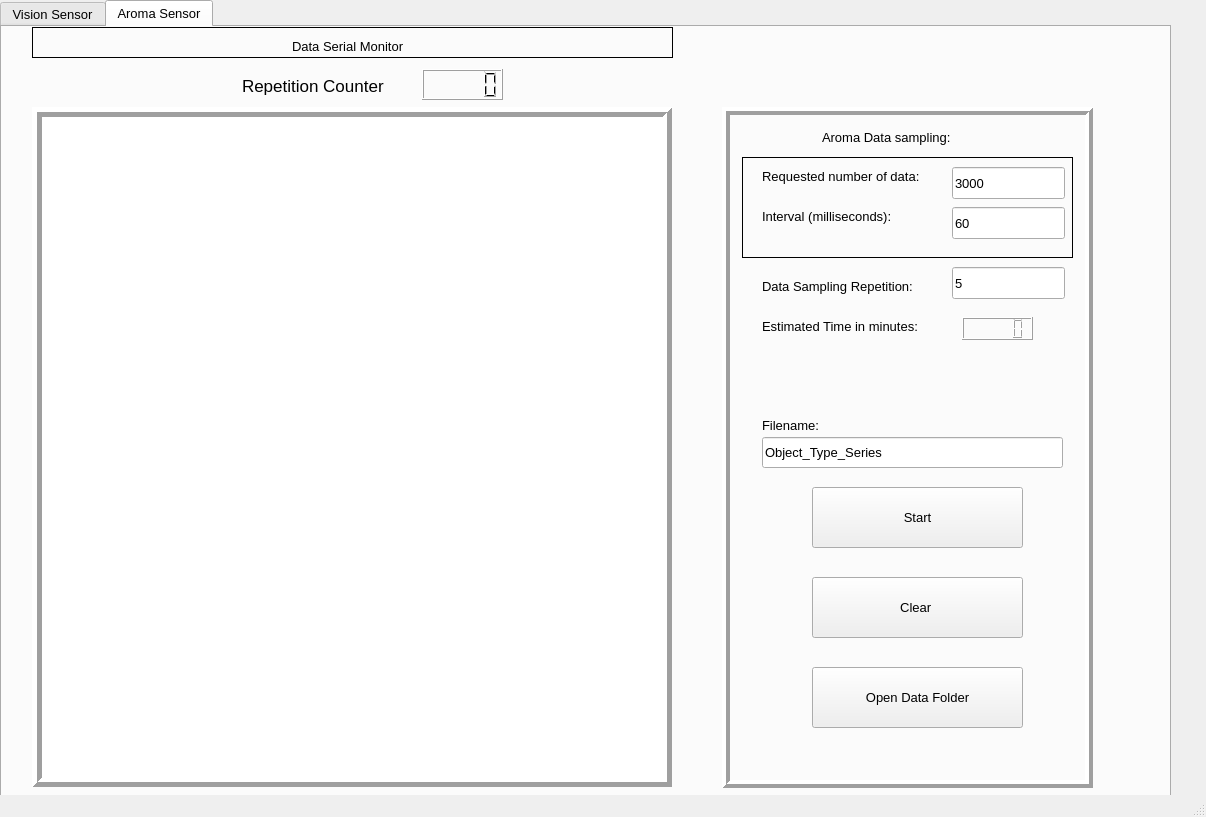
<?xml version="1.0" encoding="UTF-8"?>
<ui version="4.0">
 <class>MainWindow</class>
 <widget class="QMainWindow" name="MainWindow">
  <property name="geometry">
   <rect>
    <x>0</x>
    <y>0</y>
    <width>1206</width>
    <height>817</height>
   </rect>
  </property>
  <property name="sizePolicy">
   <sizepolicy hsizetype="MinimumExpanding" vsizetype="MinimumExpanding">
    <horstretch>0</horstretch>
    <verstretch>0</verstretch>
   </sizepolicy>
  </property>
  <property name="font">
   <font>
    <pointsize>10</pointsize>
   </font>
  </property>
  <property name="tabletTracking">
   <bool>false</bool>
  </property>
  <property name="windowTitle">
   <string>INSTeaD - Integrated Sensors for Tea Quality Detection - Version 1.0.</string>
  </property>
  <property name="windowIcon">
   <iconset>
    <normaloff>logo.png</normaloff>logo.png</iconset>
  </property>
  <widget class="QWidget" name="centralwidget">
   <widget class="QPushButton" name="button1_4">
    <property name="geometry">
     <rect>
      <x>840</x>
      <y>1170</y>
      <width>88</width>
      <height>34</height>
     </rect>
    </property>
    <property name="text">
     <string>Open</string>
    </property>
   </widget>
   <widget class="QLabel" name="label_23">
    <property name="geometry">
     <rect>
      <x>870</x>
      <y>1140</y>
      <width>31</width>
      <height>18</height>
     </rect>
    </property>
    <property name="text">
     <string>Crop</string>
    </property>
   </widget>
   <widget class="QTabWidget" name="tabWidget">
    <property name="geometry">
     <rect>
      <x>0</x>
      <y>0</y>
      <width>1171</width>
      <height>821</height>
     </rect>
    </property>
    <property name="currentIndex">
     <number>1</number>
    </property>
    <widget class="QWidget" name="tab">
     <attribute name="title">
      <string>Vision Sensor</string>
     </attribute>
     <widget class="QLabel" name="label_2">
      <property name="geometry">
       <rect>
        <x>300</x>
        <y>10</y>
        <width>131</width>
        <height>18</height>
       </rect>
      </property>
      <property name="text">
       <string>Camera Display</string>
      </property>
      <property name="alignment">
       <set>Qt::AlignCenter</set>
      </property>
     </widget>
     <widget class="QFrame" name="frame">
      <property name="geometry">
       <rect>
        <x>30</x>
        <y>40</y>
        <width>640</width>
        <height>680</height>
       </rect>
      </property>
      <property name="frameShape">
       <enum>QFrame::Box</enum>
      </property>
      <property name="frameShadow">
       <enum>QFrame::Raised</enum>
      </property>
      <property name="lineWidth">
       <number>5</number>
      </property>
      <property name="midLineWidth">
       <number>0</number>
      </property>
     </widget>
     <widget class="QFrame" name="frame_3">
      <property name="geometry">
       <rect>
        <x>720</x>
        <y>290</y>
        <width>261</width>
        <height>281</height>
       </rect>
      </property>
      <property name="autoFillBackground">
       <bool>true</bool>
      </property>
      <property name="frameShape">
       <enum>QFrame::Box</enum>
      </property>
      <property name="frameShadow">
       <enum>QFrame::Raised</enum>
      </property>
      <property name="lineWidth">
       <number>4</number>
      </property>
      <widget class="QLabel" name="label_12">
       <property name="geometry">
        <rect>
         <x>80</x>
         <y>10</y>
         <width>171</width>
         <height>16</height>
        </rect>
       </property>
       <property name="text">
        <string>Object Filename</string>
       </property>
      </widget>
      <widget class="QPushButton" name="snapButton">
       <property name="geometry">
        <rect>
         <x>70</x>
         <y>130</y>
         <width>121</width>
         <height>34</height>
        </rect>
       </property>
       <property name="text">
        <string>Take Picture</string>
       </property>
      </widget>
      <widget class="QLineEdit" name="fileName">
       <property name="geometry">
        <rect>
         <x>20</x>
         <y>80</y>
         <width>181</width>
         <height>20</height>
        </rect>
       </property>
       <property name="text">
        <string>ObjectType_Series</string>
       </property>
      </widget>
      <widget class="QLabel" name="label_5">
       <property name="geometry">
        <rect>
         <x>20</x>
         <y>60</y>
         <width>231</width>
         <height>16</height>
        </rect>
       </property>
       <property name="text">
        <string>Filename </string>
       </property>
      </widget>
      <widget class="QPushButton" name="open_folder_2">
       <property name="geometry">
        <rect>
         <x>30</x>
         <y>190</y>
         <width>211</width>
         <height>51</height>
        </rect>
       </property>
       <property name="text">
        <string>Open Data Folder</string>
       </property>
      </widget>
     </widget>
     <widget class="QFrame" name="frame_7">
      <property name="geometry">
       <rect>
        <x>720</x>
        <y>40</y>
        <width>261</width>
        <height>231</height>
       </rect>
      </property>
      <property name="autoFillBackground">
       <bool>true</bool>
      </property>
      <property name="frameShape">
       <enum>QFrame::Box</enum>
      </property>
      <property name="frameShadow">
       <enum>QFrame::Raised</enum>
      </property>
      <property name="lineWidth">
       <number>4</number>
      </property>
      <widget class="QLabel" name="label_13">
       <property name="geometry">
        <rect>
         <x>80</x>
         <y>10</y>
         <width>131</width>
         <height>16</height>
        </rect>
       </property>
       <property name="text">
        <string>Vision Device</string>
       </property>
      </widget>
      <widget class="QPushButton" name="startButton">
       <property name="geometry">
        <rect>
         <x>90</x>
         <y>160</y>
         <width>121</width>
         <height>34</height>
        </rect>
       </property>
       <property name="text">
        <string>Freeze</string>
       </property>
      </widget>
      <widget class="QPushButton" name="startButton_2">
       <property name="geometry">
        <rect>
         <x>90</x>
         <y>120</y>
         <width>121</width>
         <height>34</height>
        </rect>
       </property>
       <property name="text">
        <string>Start</string>
       </property>
      </widget>
      <widget class="QPushButton" name="camConfig">
       <property name="geometry">
        <rect>
         <x>90</x>
         <y>70</y>
         <width>121</width>
         <height>34</height>
        </rect>
       </property>
       <property name="text">
        <string>Configuration</string>
       </property>
      </widget>
      <widget class="QComboBox" name="cameraSelect">
       <property name="geometry">
        <rect>
         <x>90</x>
         <y>40</y>
         <width>121</width>
         <height>22</height>
        </rect>
       </property>
       <item>
        <property name="text">
         <string>Camera 1</string>
        </property>
       </item>
       <item>
        <property name="text">
         <string>Camera 2</string>
        </property>
       </item>
       <item>
        <property name="text">
         <string>Camera 3</string>
        </property>
       </item>
      </widget>
      <widget class="QLabel" name="label_22">
       <property name="geometry">
        <rect>
         <x>20</x>
         <y>40</y>
         <width>61</width>
         <height>25</height>
        </rect>
       </property>
       <property name="text">
        <string>Device:</string>
       </property>
      </widget>
     </widget>
     <widget class="QFrame" name="frame_2">
      <property name="geometry">
       <rect>
        <x>30</x>
        <y>10</y>
        <width>641</width>
        <height>21</height>
       </rect>
      </property>
      <property name="frameShape">
       <enum>QFrame::Box</enum>
      </property>
      <property name="frameShadow">
       <enum>QFrame::Raised</enum>
      </property>
      <property name="lineWidth">
       <number>1</number>
      </property>
     </widget>
    </widget>
    <widget class="QWidget" name="tab_2">
     <attribute name="title">
      <string>Aroma Sensor</string>
     </attribute>
     <widget class="QLabel" name="label_29">
      <property name="geometry">
       <rect>
        <x>290</x>
        <y>10</y>
        <width>171</width>
        <height>18</height>
       </rect>
      </property>
      <property name="text">
       <string>Data Serial Monitor</string>
      </property>
     </widget>
     <widget class="QTextEdit" name="log_display">
      <property name="geometry">
       <rect>
        <x>30</x>
        <y>80</y>
        <width>640</width>
        <height>680</height>
       </rect>
      </property>
      <property name="frameShape">
       <enum>QFrame::Box</enum>
      </property>
      <property name="frameShadow">
       <enum>QFrame::Raised</enum>
      </property>
      <property name="lineWidth">
       <number>5</number>
      </property>
     </widget>
     <widget class="QLCDNumber" name="repetition_times">
      <property name="geometry">
       <rect>
        <x>420</x>
        <y>42</y>
        <width>81</width>
        <height>31</height>
       </rect>
      </property>
     </widget>
     <widget class="QLabel" name="label_35">
      <property name="geometry">
       <rect>
        <x>240</x>
        <y>50</y>
        <width>181</width>
        <height>18</height>
       </rect>
      </property>
      <property name="font">
       <font>
        <pointsize>13</pointsize>
       </font>
      </property>
      <property name="text">
       <string>Repetition Counter</string>
      </property>
     </widget>
     <widget class="QFrame" name="frame_5">
      <property name="geometry">
       <rect>
        <x>30</x>
        <y>0</y>
        <width>641</width>
        <height>31</height>
       </rect>
      </property>
      <property name="frameShape">
       <enum>QFrame::Box</enum>
      </property>
      <property name="frameShadow">
       <enum>QFrame::Plain</enum>
      </property>
      <property name="lineWidth">
       <number>1</number>
      </property>
     </widget>
     <widget class="QFrame" name="frame_6">
      <property name="geometry">
       <rect>
        <x>720</x>
        <y>80</y>
        <width>371</width>
        <height>681</height>
       </rect>
      </property>
      <property name="frameShape">
       <enum>QFrame::Box</enum>
      </property>
      <property name="frameShadow">
       <enum>QFrame::Raised</enum>
      </property>
      <property name="lineWidth">
       <number>4</number>
      </property>
      <widget class="QLineEdit" name="repetition_input">
       <property name="geometry">
        <rect>
         <x>230</x>
         <y>160</y>
         <width>113</width>
         <height>32</height>
        </rect>
       </property>
       <property name="text">
        <string>5</string>
       </property>
      </widget>
      <widget class="QLabel" name="label_34">
       <property name="geometry">
        <rect>
         <x>40</x>
         <y>170</y>
         <width>181</width>
         <height>18</height>
        </rect>
       </property>
       <property name="text">
        <string>Data Sampling Repetition:</string>
       </property>
      </widget>
      <widget class="QLabel" name="label_28">
       <property name="geometry">
        <rect>
         <x>100</x>
         <y>20</y>
         <width>161</width>
         <height>20</height>
        </rect>
       </property>
       <property name="text">
        <string>Aroma Data sampling:</string>
       </property>
      </widget>
      <widget class="QFrame" name="frame_8">
       <property name="geometry">
        <rect>
         <x>20</x>
         <y>50</y>
         <width>331</width>
         <height>101</height>
        </rect>
       </property>
       <property name="frameShape">
        <enum>QFrame::Box</enum>
       </property>
       <property name="frameShadow">
        <enum>QFrame::Plain</enum>
       </property>
       <widget class="QLineEdit" name="delay_input">
        <property name="geometry">
         <rect>
          <x>210</x>
          <y>50</y>
          <width>113</width>
          <height>32</height>
         </rect>
        </property>
        <property name="text">
         <string>60</string>
        </property>
       </widget>
       <widget class="QLineEdit" name="amount_input">
        <property name="geometry">
         <rect>
          <x>210</x>
          <y>10</y>
          <width>113</width>
          <height>32</height>
         </rect>
        </property>
        <property name="text">
         <string>3000</string>
        </property>
       </widget>
       <widget class="QLabel" name="label_33">
        <property name="geometry">
         <rect>
          <x>20</x>
          <y>10</y>
          <width>201</width>
          <height>18</height>
         </rect>
        </property>
        <property name="text">
         <string>Requested number of data:</string>
        </property>
       </widget>
       <widget class="QLabel" name="label_32">
        <property name="geometry">
         <rect>
          <x>20</x>
          <y>50</y>
          <width>191</width>
          <height>18</height>
         </rect>
        </property>
        <property name="text">
         <string>Interval (milliseconds):</string>
        </property>
       </widget>
      </widget>
      <widget class="QPushButton" name="open_folder">
       <property name="geometry">
        <rect>
         <x>90</x>
         <y>560</y>
         <width>211</width>
         <height>61</height>
        </rect>
       </property>
       <property name="text">
        <string>Open Data Folder</string>
       </property>
      </widget>
      <widget class="QPushButton" name="startSampling">
       <property name="geometry">
        <rect>
         <x>90</x>
         <y>380</y>
         <width>211</width>
         <height>61</height>
        </rect>
       </property>
       <property name="text">
        <string>Start</string>
       </property>
      </widget>
      <widget class="QPushButton" name="refreshScreen">
       <property name="geometry">
        <rect>
         <x>90</x>
         <y>470</y>
         <width>211</width>
         <height>61</height>
        </rect>
       </property>
       <property name="text">
        <string>Clear </string>
       </property>
      </widget>
      <widget class="QLabel" name="label_6">
       <property name="geometry">
        <rect>
         <x>40</x>
         <y>310</y>
         <width>201</width>
         <height>16</height>
        </rect>
       </property>
       <property name="text">
        <string>Filename: </string>
       </property>
      </widget>
      <widget class="QLineEdit" name="fileName_csv">
       <property name="geometry">
        <rect>
         <x>40</x>
         <y>330</y>
         <width>301</width>
         <height>31</height>
        </rect>
       </property>
       <property name="text">
        <string>Object_Type_Series</string>
       </property>
      </widget>
      <widget class="QLabel" name="label_36">
       <property name="geometry">
        <rect>
         <x>40</x>
         <y>210</y>
         <width>181</width>
         <height>18</height>
        </rect>
       </property>
       <property name="text">
        <string>Estimated Time in minutes:</string>
       </property>
      </widget>
      <widget class="QLCDNumber" name="estimatedTime">
       <property name="geometry">
        <rect>
         <x>240</x>
         <y>210</y>
         <width>71</width>
         <height>23</height>
        </rect>
       </property>
      </widget>
     </widget>
    </widget>
   </widget>
  </widget>
  <widget class="QStatusBar" name="statusbar"/>
  <action name="actionSave">
   <property name="text">
    <string>Save</string>
   </property>
   <property name="shortcut">
    <string>Ctrl+S</string>
   </property>
  </action>
  <action name="actionNew">
   <property name="text">
    <string>New</string>
   </property>
   <property name="shortcut">
    <string>Ctrl+N</string>
   </property>
  </action>
  <action name="actionTeh_help">
   <property name="text">
    <string>Teh help</string>
   </property>
   <property name="shortcut">
    <string>Ctrl+Shift+/</string>
   </property>
  </action>
  <action name="actionQuit">
   <property name="text">
    <string>Quit</string>
   </property>
   <property name="shortcut">
    <string>Ctrl+Q</string>
   </property>
  </action>
  <action name="actionHome">
   <property name="text">
    <string>Home</string>
   </property>
  </action>
 </widget>
 <resources/>
 <connections/>
</ui>
